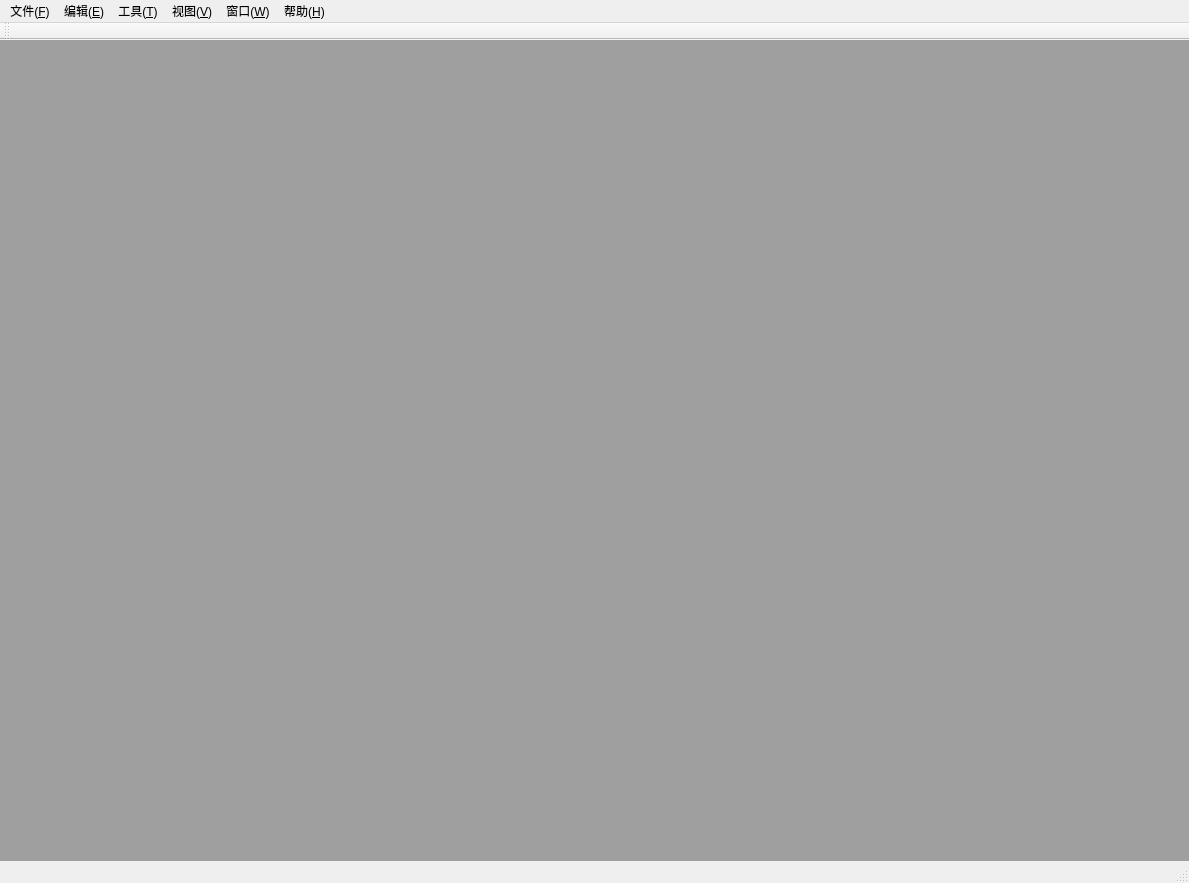
<?xml version="1.0" encoding="UTF-8"?>
<ui version="4.0">
 <class>MainWindow</class>
 <widget class="QMainWindow" name="MainWindow">
  <property name="geometry">
   <rect>
    <x>0</x>
    <y>0</y>
    <width>1189</width>
    <height>883</height>
   </rect>
  </property>
  <property name="sizePolicy">
   <sizepolicy hsizetype="Preferred" vsizetype="Preferred">
    <horstretch>0</horstretch>
    <verstretch>0</verstretch>
   </sizepolicy>
  </property>
  <property name="minimumSize">
   <size>
    <width>1024</width>
    <height>768</height>
   </size>
  </property>
  <property name="windowTitle">
   <string>华为天线提取软件</string>
  </property>
  <widget class="QWidget" name="centralwidget">
   <layout class="QGridLayout" name="gridLayout_3">
    <property name="leftMargin">
     <number>0</number>
    </property>
    <property name="topMargin">
     <number>0</number>
    </property>
    <property name="rightMargin">
     <number>0</number>
    </property>
    <property name="bottomMargin">
     <number>0</number>
    </property>
    <property name="spacing">
     <number>0</number>
    </property>
    <item row="0" column="0">
     <widget class="QMdiArea" name="mdiArea">
      <property name="sizePolicy">
       <sizepolicy hsizetype="Expanding" vsizetype="Expanding">
        <horstretch>0</horstretch>
        <verstretch>0</verstretch>
       </sizepolicy>
      </property>
      <property name="documentMode">
       <bool>false</bool>
      </property>
     </widget>
    </item>
   </layout>
  </widget>
  <widget class="QMenuBar" name="menubar">
   <property name="geometry">
    <rect>
     <x>0</x>
     <y>0</y>
     <width>1189</width>
     <height>21</height>
    </rect>
   </property>
   <property name="defaultUp">
    <bool>false</bool>
   </property>
   <widget class="QMenu" name="fileMenu">
    <property name="title">
     <string>文件(&amp;F)</string>
    </property>
    <widget class="QMenu" name="menu_import">
     <property name="title">
      <string>导入</string>
     </property>
     <addaction name="image_import"/>
    </widget>
    <widget class="QMenu" name="menu_recentFiles">
     <property name="title">
      <string>最近打开文件</string>
     </property>
    </widget>
    <addaction name="createAct"/>
    <addaction name="openAct"/>
    <addaction name="menu_recentFiles"/>
    <addaction name="separator"/>
    <addaction name="closeAct"/>
    <addaction name="saveAct"/>
    <addaction name="saveAsAct"/>
    <addaction name="separator"/>
    <addaction name="menu_import"/>
    <addaction name="separator"/>
    <addaction name="exitAct"/>
   </widget>
   <widget class="QMenu" name="toolMenu">
    <property name="title">
     <string>工具(&amp;T)</string>
    </property>
    <widget class="QMenu" name="segmentMenu">
     <property name="title">
      <string>元素分割</string>
     </property>
     <addaction name="actionLazyBrush"/>
     <addaction name="actionGrabCut"/>
     <addaction name="actionGraphCut"/>
     <addaction name="actionMixture"/>
    </widget>
    <addaction name="segmentMenu"/>
    <addaction name="action_mix"/>
   </widget>
   <widget class="QMenu" name="helpMenu">
    <property name="title">
     <string>帮助(&amp;H)</string>
    </property>
    <addaction name="helpAct"/>
    <addaction name="aboutAct"/>
   </widget>
   <widget class="QMenu" name="editMenu">
    <property name="title">
     <string>编辑(&amp;E)</string>
    </property>
    <addaction name="undoAct"/>
    <addaction name="redoAct"/>
    <addaction name="separator"/>
    <addaction name="cutAct"/>
    <addaction name="copyAct"/>
    <addaction name="pastAct"/>
    <addaction name="separator"/>
    <addaction name="optionAct"/>
   </widget>
   <widget class="QMenu" name="viewMenu">
    <property name="title">
     <string>视图(&amp;V)</string>
    </property>
    <addaction name="zoom_in"/>
    <addaction name="zoom_out"/>
    <addaction name="viewInScreenAct"/>
    <addaction name="viewInActualPixAct"/>
   </widget>
   <widget class="QMenu" name="windowMenu">
    <property name="title">
     <string>窗口(&amp;W)</string>
    </property>
    <addaction name="separator"/>
    <addaction name="actionClose"/>
    <addaction name="actionCloseAll"/>
    <addaction name="separator"/>
    <addaction name="actionTile"/>
    <addaction name="actionCascade"/>
    <addaction name="separator"/>
    <addaction name="actionNext"/>
    <addaction name="actionPrevious"/>
   </widget>
   <addaction name="fileMenu"/>
   <addaction name="editMenu"/>
   <addaction name="toolMenu"/>
   <addaction name="viewMenu"/>
   <addaction name="windowMenu"/>
   <addaction name="helpMenu"/>
  </widget>
  <widget class="QStatusBar" name="statusbar"/>
  <widget class="QToolBar" name="toolBar">
   <property name="windowTitle">
    <string>工具栏</string>
   </property>
   <attribute name="toolBarArea">
    <enum>TopToolBarArea</enum>
   </attribute>
   <attribute name="toolBarBreak">
    <bool>false</bool>
   </attribute>
  </widget>
  <action name="createAct">
   <property name="text">
    <string>新建</string>
   </property>
   <property name="shortcut">
    <string>Ctrl+N</string>
   </property>
   <property name="menuRole">
    <enum>QAction::TextHeuristicRole</enum>
   </property>
  </action>
  <action name="openAct">
   <property name="text">
    <string>打开</string>
   </property>
   <property name="shortcut">
    <string>Ctrl+O</string>
   </property>
  </action>
  <action name="closeAct">
   <property name="text">
    <string>关闭</string>
   </property>
  </action>
  <action name="closeAllAct">
   <property name="text">
    <string>关闭全部</string>
   </property>
  </action>
  <action name="saveAct">
   <property name="text">
    <string>存储</string>
   </property>
   <property name="shortcut">
    <string>Ctrl+S</string>
   </property>
  </action>
  <action name="exitAct">
   <property name="text">
    <string>退出</string>
   </property>
   <property name="shortcut">
    <string>Ctrl+Q</string>
   </property>
  </action>
  <action name="helpAct">
   <property name="text">
    <string>帮助主题</string>
   </property>
   <property name="shortcut">
    <string>Ctrl+H</string>
   </property>
  </action>
  <action name="aboutAct">
   <property name="text">
    <string>关于</string>
   </property>
  </action>
  <action name="undoAct">
   <property name="text">
    <string>撤销</string>
   </property>
   <property name="shortcut">
    <string>Ctrl+Z</string>
   </property>
  </action>
  <action name="redoAct">
   <property name="text">
    <string>恢复</string>
   </property>
   <property name="shortcut">
    <string>Ctrl+R</string>
   </property>
  </action>
  <action name="optionAct">
   <property name="text">
    <string>选项</string>
   </property>
  </action>
  <action name="actionClose">
   <property name="text">
    <string>关闭</string>
   </property>
  </action>
  <action name="actionCloseAll">
   <property name="text">
    <string>关闭所有</string>
   </property>
  </action>
  <action name="actionTile">
   <property name="text">
    <string>划分窗口</string>
   </property>
  </action>
  <action name="actionCascade">
   <property name="text">
    <string>重叠窗口</string>
   </property>
  </action>
  <action name="actionNext">
   <property name="text">
    <string>下一个窗口</string>
   </property>
  </action>
  <action name="actionPrevious">
   <property name="text">
    <string>上一个窗口</string>
   </property>
  </action>
  <action name="saveAsAct">
   <property name="text">
    <string>存储为</string>
   </property>
  </action>
  <action name="image_import">
   <property name="text">
    <string>原始拍摄图像</string>
   </property>
  </action>
  <action name="cutAct">
   <property name="text">
    <string>剪切</string>
   </property>
   <property name="shortcut">
    <string>Ctrl+X</string>
   </property>
  </action>
  <action name="copyAct">
   <property name="text">
    <string>拷贝</string>
   </property>
   <property name="shortcut">
    <string>Ctrl+C</string>
   </property>
  </action>
  <action name="pastAct">
   <property name="text">
    <string>粘贴</string>
   </property>
   <property name="shortcut">
    <string>Ctrl+V</string>
   </property>
  </action>
  <action name="zoom_in">
   <property name="text">
    <string>放大</string>
   </property>
   <property name="shortcut">
    <string>Ctrl+=</string>
   </property>
  </action>
  <action name="zoom_out">
   <property name="text">
    <string>缩小</string>
   </property>
   <property name="shortcut">
    <string>Ctrl+-</string>
   </property>
  </action>
  <action name="viewInScreenAct">
   <property name="text">
    <string>适合屏幕</string>
   </property>
  </action>
  <action name="viewInActualPixAct">
   <property name="text">
    <string>实际像素</string>
   </property>
   <property name="shortcut">
    <string>Ctrl+0</string>
   </property>
  </action>
  <action name="actionPanorama">
   <property name="text">
    <string>拼接</string>
   </property>
  </action>
  <action name="actionElementQuery">
   <property name="text">
    <string>元素检索</string>
   </property>
  </action>
  <action name="actionLazyBrush">
   <property name="checkable">
    <bool>true</bool>
   </property>
   <property name="checked">
    <bool>false</bool>
   </property>
   <property name="text">
    <string>Lazybrush</string>
   </property>
  </action>
  <action name="actionGrabCut">
   <property name="checkable">
    <bool>true</bool>
   </property>
   <property name="checked">
    <bool>true</bool>
   </property>
   <property name="text">
    <string>Grabcut</string>
   </property>
  </action>
  <action name="actionGraphCut">
   <property name="checkable">
    <bool>true</bool>
   </property>
   <property name="checked">
    <bool>false</bool>
   </property>
   <property name="text">
    <string>Graphcut</string>
   </property>
  </action>
  <action name="actionMixture">
   <property name="checkable">
    <bool>true</bool>
   </property>
   <property name="text">
    <string>Mixture</string>
   </property>
  </action>
  <action name="actionAddElement">
   <property name="text">
    <string>添加到数据库</string>
   </property>
  </action>
  <action name="actionOpenBigImage">
   <property name="text">
    <string>打开bigimage文件</string>
   </property>
  </action>
  <action name="actionAddElementToPrj">
   <property name="text">
    <string>添加到工程</string>
   </property>
  </action>
  <action name="actionSaveInpainting">
   <property name="text">
    <string>保存修复图像</string>
   </property>
  </action>
  <action name="action_getmask">
   <property name="text">
    <string>导出mask</string>
   </property>
  </action>
  <action name="action_getFront">
   <property name="text">
    <string>导出前景</string>
   </property>
  </action>
  <action name="action_mix">
   <property name="text">
    <string>合并图像</string>
   </property>
  </action>
 </widget>
 <resources/>
 <connections/>
</ui>
